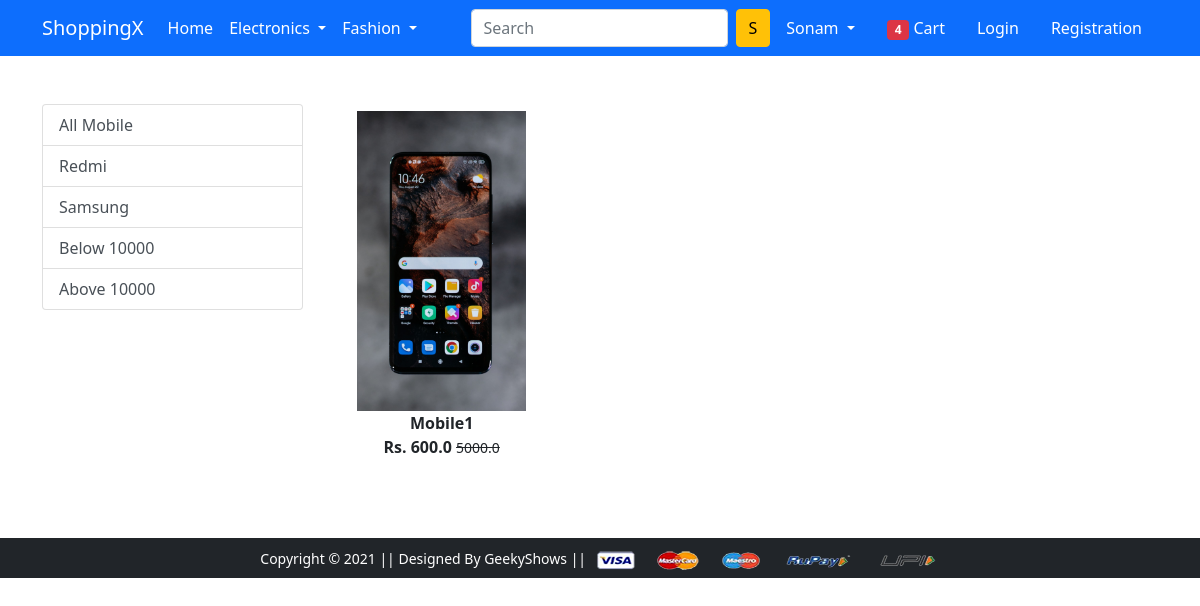
/mobile/, run on the app's committed database.
### app/models.py (models this page shows, shortened)
class Product(models.Model):
 title = models.CharField(max_length=100)
 selling_price = models.FloatField()
 discounted_price = models.FloatField()
 description = models.TextField()
 brand = models.CharField(max_length=100)
 category = models.CharField(choices=CATEGORY_CHOICES, max_length=2)
 product_image = models.ImageField(upload_to='productimg')

### app/views.py (the view)
# urls.py: path('mobile/', views.mobile, name='mobile'),
def mobile(request, data=None):
    if data==None:
        mobiles = Product.objects.filter(category='M')
    elif data == 'Redmi' or data == 'Samsung':
        mobiles = Product.objects.filter(category='M').filter(brand=data)
    elif data == 'below':
        mobiles = Product.objects.filter(category='M').filter(discounted_price__lt=10000)
    elif data == 'above':
        mobiles = Product.objects.filter(category='M').filter(discounted_price__gt=10000)
    return render(request, 'app/mobile.html', {'mobiles':mobiles})

### app/templates/app/mobile.html (shortened to what this page needs)
{% extends 'app/base.html' %}
{% load static %}
{% block main-content %}
<div class="container my-5">
 <div class="row">
  <div class="col-sm-3">
   <div class="list-group">
     <a href="{% url 'mobile' %}" class="list-group-item list-group-item-action" aria-current="true">All Mobile</a>
     <a href="{% url 'mobiledata' 'Redmi'  %}" class="list-group-item list-group-item-action" aria-current="true">Redmi</a>
     <a href="{% url 'mobiledata' 'Samsung'  %}" class="list-group-item list-group-item-action">Samsung</a>
     <a href="{% url 'mobiledata' 'below'  %}" class="list-group-item list-group-item-action">Below 10000</a>
     <a href="{% url 'mobiledata' 'above'  %}" class="list-group-item list-group-item-action">Above 10000</a>
   </div>
  </div>
  <div class="col-sm-8">
   <div class="row">
    {% for product in mobiles %}
     <div class="col-sm-4 text-center mb-4">
      <a href="{% url 'product-detail' product.id %}" class="btn">
       <div class="item">
        <img src="{{product.product_image.url}}" alt="" height="300" class="">
        <div class="fw-bold">{{product.title}}</div>
        <div class="fw-bold">Rs. {{product.discounted_price}} <small class="fw-light text-decoration-line-through">{{product.selling_price}}</small></div>
       </div>
      </a>
     </div>
    {% endfor %}
   </div>
  </div>
 </div>
</div>
{% endblock main-content %}

### data on the page
Product: product_image (picture), title "Mobile1", discounted_price "600.0", selling_price "5000.0"
